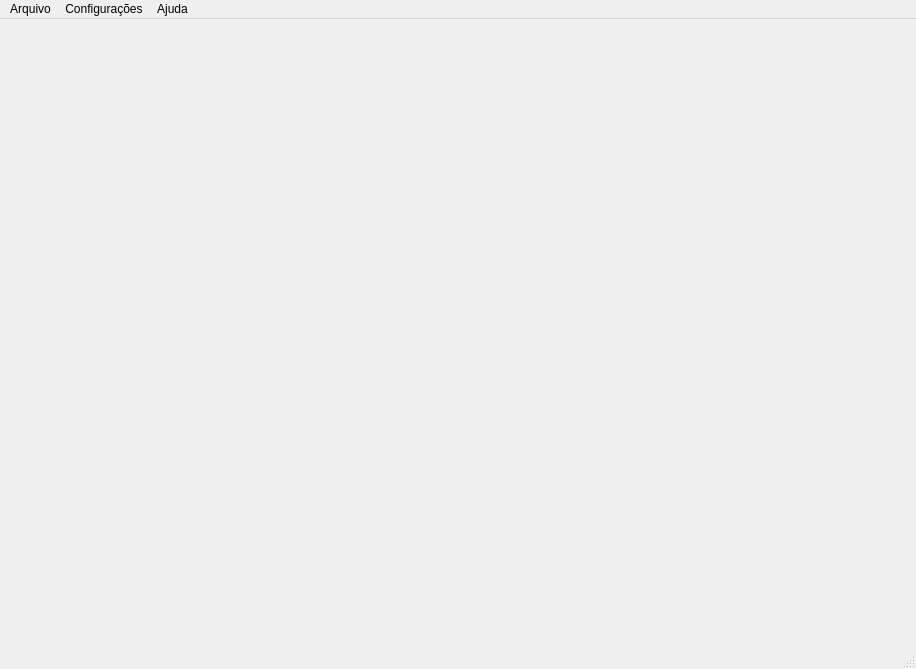
<ui version="4.0" >
 <class>QChurchViewClass</class>
 <widget class="QMainWindow" name="QChurchViewClass" >
  <property name="geometry" >
   <rect>
    <x>0</x>
    <y>0</y>
    <width>916</width>
    <height>669</height>
   </rect>
  </property>
  <property name="sizePolicy" >
   <sizepolicy vsizetype="Preferred" hsizetype="Preferred" >
    <horstretch>0</horstretch>
    <verstretch>0</verstretch>
   </sizepolicy>
  </property>
  <property name="windowTitle" >
   <string>QChurchView</string>
  </property>
  <widget class="QWidget" name="centralwidget" />
  <widget class="QMenuBar" name="menubar" >
   <property name="geometry" >
    <rect>
     <x>0</x>
     <y>0</y>
     <width>916</width>
     <height>27</height>
    </rect>
   </property>
   <widget class="QMenu" name="menuArquivo" >
    <property name="title" >
     <string>Arquivo</string>
    </property>
    <widget class="QMenu" name="menuImportar" >
     <property name="title" >
      <string>Importar</string>
     </property>
     <addaction name="actionTextos" />
    </widget>
    <addaction name="separator" />
    <addaction name="menuImportar" />
    <addaction name="separator" />
    <addaction name="actionSair" />
   </widget>
   <widget class="QMenu" name="menuAjuda" >
    <property name="title" >
     <string>Ajuda</string>
    </property>
    <addaction name="actionSobreQt" />
    <addaction name="actionSobre" />
   </widget>
   <widget class="QMenu" name="menuConfiguracoes" >
    <property name="title" >
     <string>Configurações</string>
    </property>
    <addaction name="actionDiretorios" />
    <addaction name="actionSlidePadrao" />
   </widget>
   <addaction name="menuArquivo" />
   <addaction name="menuConfiguracoes" />
   <addaction name="menuAjuda" />
  </widget>
  <widget class="QStatusBar" name="statusbar" />
  <action name="actionSair" >
   <property name="text" >
    <string>Sair</string>
   </property>
  </action>
  <action name="actionSobre" >
   <property name="text" >
    <string>Sobre...</string>
   </property>
  </action>
  <action name="actionDiretorios" >
   <property name="text" >
    <string>Diretórios</string>
   </property>
  </action>
  <action name="actionSobreQt" >
   <property name="text" >
    <string>Sobre Qt...</string>
   </property>
  </action>
  <action name="actionTextos" >
   <property name="text" >
    <string>Textos</string>
   </property>
  </action>
  <action name="actionSlidePadrao" >
   <property name="text" >
    <string>Slide Padrão</string>
   </property>
  </action>
 </widget>
 <resources/>
 <connections/>
</ui>
